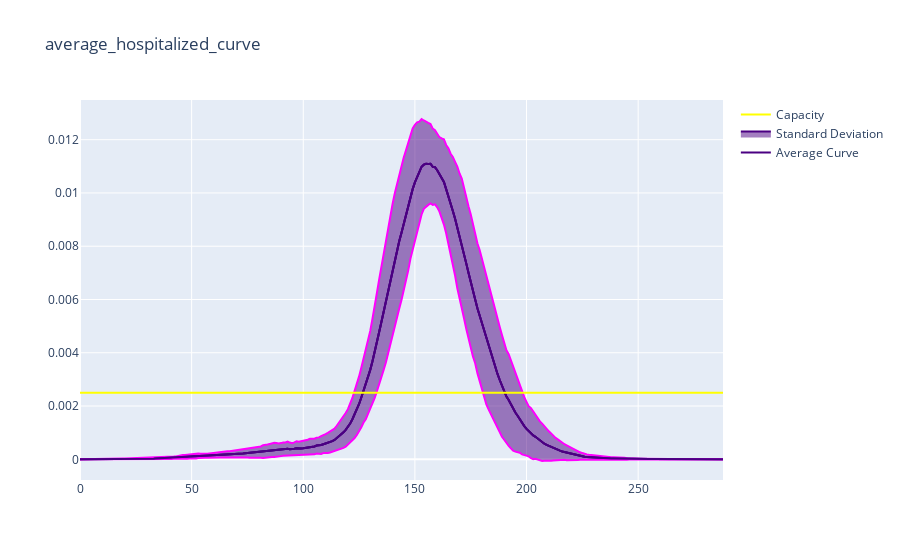

Notebook source saved alongside this figure:
### Code cell
plot_average_hospitalized_curve(sims_end_policy_may, 'average_hospitalized_curve')

### Figure 1 — Plotly figure (JSON) as saved in the notebook; plotly's stock layout.template omitted (floating-point values rounded to 4 significant figures; data arrays with more than 128 entries replaced by an {"elided": "..."} marker saying what was removed)
{"data": [{"line": {"color": "indigo"}, "mode": "lines", "name": "Average Curve", "type": "scatter", "x": {"elided": "289 int values"}, "y": {"elided": "289 float values"}}, {"line": {"color": "magenta"}, "mode": "lines", "showlegend": false, "type": "scatter", "x": {"elided": "289 int values"}, "y": {"elided": "289 float values"}}, {"fill": "tonexty", "line": {"color": "indigo"}, "mode": "lines", "name": "Standard Deviation", "type": "scatter", "x": {"elided": "289 int values"}, "y": {"elided": "289 float values"}}, {"line": {"color": "magenta"}, "mode": "lines", "showlegend": false, "type": "scatter", "x": {"elided": "289 int values"}, "y": {"elided": "289 float values"}}, {"fill": "tonexty", "line": {"color": "indigo"}, "mode": "lines", "showlegend": false, "type": "scatter", "x": {"elided": "289 int values"}, "y": {"elided": "289 float values"}}, {"line": {"color": "yellow"}, "mode": "lines", "name": "Capacity", "showlegend": true, "type": "scatter", "x": {"elided": "289 int values"}, "y": {"elided": "289 float values"}}], "layout": {"title": {"text": "average_hospitalized_curve"}}}
